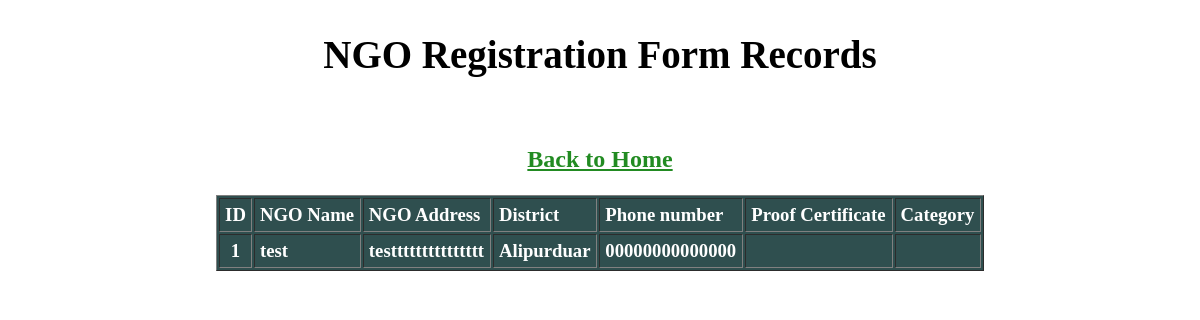
Before: /frontend/display_ngo_registration_form_data.php with the older database file.
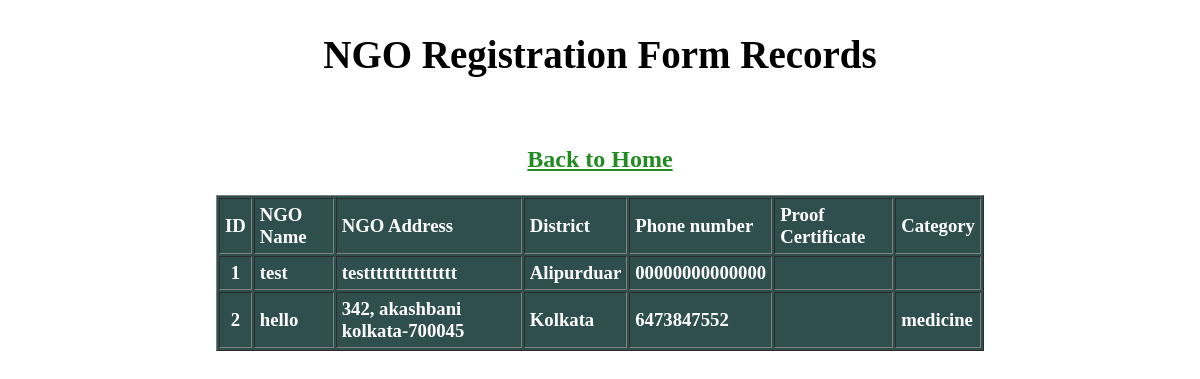
After: the same page with the newer database file.
### tables this page shows
CREATE TABLE `ngo_registration` (
  `id` int(255) NOT NULL,
  `name` varchar(255) NOT NULL,
  `address` varchar(255) NOT NULL,
  `district` varchar(30) NOT NULL,
  `ph_no` varchar(200) NOT NULL,
  `file` varchar(255) NOT NULL,
  `category` varchar(200) NOT NULL
);

### frontend/display_ngo_registration_form_data.php (the view, shortened to what this page needs)
<?php
include("connection.php");?>
<!DOCTYPE html>
<html>
<head>
</head>
<body>
<h2 style="font-size: 39px;"><center>NGO Registration Form Records</center></h2><br>
<h3 style="color:darkgreen;"><center><a href="ngo-charity.php">Back to Home </a></center><br>
<table width = "80%" border="1" cellspacing="2" cellpadding="5" align="center" style="background-color: darkSlategray; color: white;">
	<tr>
		<td align="center"><strong>ID</strong></td>
		<td><strong>NGO Name</strong></td>
		<td><strong>NGO Address</strong></td>
		<td><strong>District</strong></td>
		<td><strong>Phone number</strong></td>
		<td><strong>Proof Certificate</strong></td>
		<td><strong>Category</strong></td>
	</tr>
    <?php
		$sql = "SELECT * FROM `ngo_registration`";
		$result = mysqli_query($link,$sql);
		if(mysqli_num_rows($result) > 0)
		{
			while($row = mysqli_fetch_assoc($result))
			{
				echo "<tr>";
				echo "<td align = 'center'>".$row["id"]."</td>";
				echo "<td>".$row["name"]."</td>";
				echo "<td>".$row["address"]."</td>";
				echo "<td>".$row["district"]."</td>";
				echo "<td>".$row["ph_no"]."</td>";
				echo "<td>".$row["file"]."</td>";
				echo "<td>".$row["category"]."</td>";
				echo "</tr>";
			}
		}
     ?>
</table>
</body>
</html>

Changed rows visible on the page:
added ngo_registration: id "2", name "hello", address "342, akashbani kolkata-700045", district "Kolkata", ph_no "6473847552", category "medicine"
